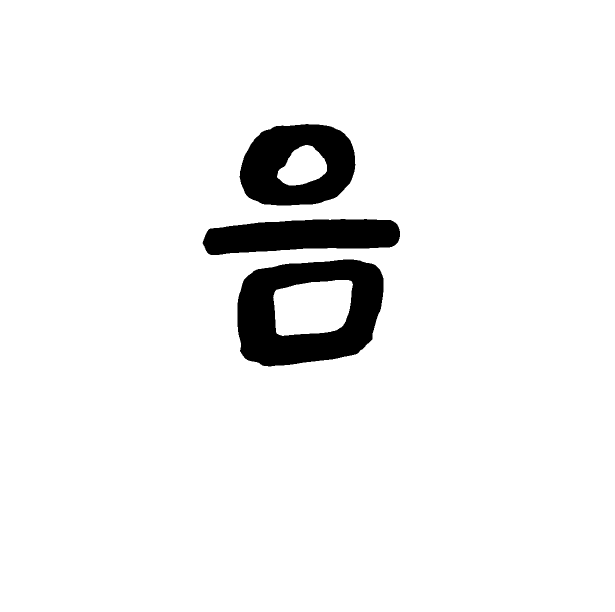
#> input picture KH_fonts/kh (124).png, 1229 x 1224 px, given in place of check_template_final.jpeg, which was not available (shown at 1/2 size)
$ jupyter execute --allow-errors SVG_TO_HAND_FINAL_FINAL_handwriting_preprocessing-Copy1.ipynb
#> lines starting #> are read from the running program, lines starting #| are printed output that depends on the picture; after the words box and inside, x2 and y2 are one past the last pixel; in counts of white or black regions, pixels touching at a corner belong together
#> further down, pd is the input picture: PIL image 1229x1224 L; 94.3% white; 3 black regions, box (x1, y1, x2, y2) and area: (475, 519, 767, 733) 37888, (479, 248, 711, 411) 25732, (405, 438, 800, 510) 21753
[cell 1]
# -*- coding: utf-8 -*-

from __future__ import print_function
from __future__ import absolute_import

import argparse
import sys
import numpy as np
import os
import glob
import cv2
from PIL import Image
from PIL import ImageDraw
from PIL import ImageFont
from PIL import ImageOps
from PIL import ImageFilter
from PIL import ImageEnhance
from cv2 import bilateralFilter
from pdf2image import convert_from_path
from utils import normalize_image
from matplotlib import pyplot as plt

# 위의 라이브러리 중 1개라도 없을 시 코드 실행 불가능
# 라이브러리 별 버전은 알아서 찾기 바람.
#------------------------------------------------------------------------------------------------------------------------------------------------------------------

def pdf_cropline(img, resize_fix): # pdf를 이미지로 변환 후

#> called with resize_fix = 14000
    img = np.array(img)

    img = img[53:2255, 55:1592]
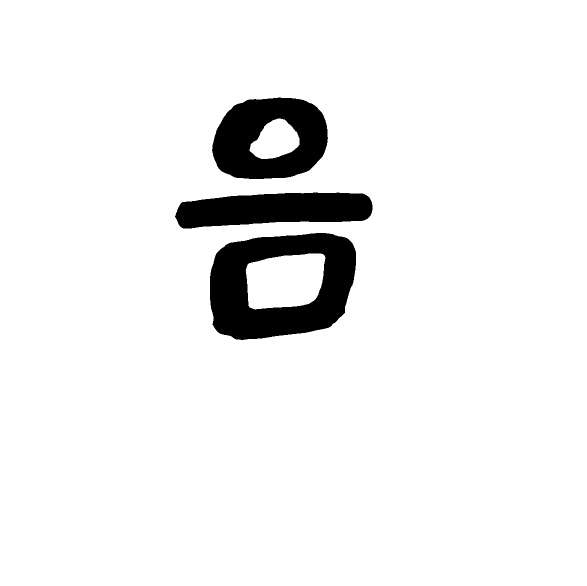
#> img: shape (1171, 1174) (shown at 1/2 size); 93.8% white; 3 black regions, box (x1, y1, x2, y2) and area: (420, 466, 712, 680) 37888, (424, 195, 656, 358) 25732, (350, 385, 745, 457) 21753
#     print(img.shape)
    origin_h, origin_w = img.shape
#> origin_h = 1171; origin_w = 1174
    if origin_h > origin_w:
        resize_w = int(resize_fix * (origin_w/origin_h))
        resize_h = resize_fix
    elif origin_h == origin_w:
        resize_w = resize_fix
        resize_h = resize_fix
    else:
        resize_h = int(resize_fix * (origin_h/origin_w))
#> resize_h = 13964
        resize_w = resize_fix


    img = cv2.resize(img, (resize_w, resize_h), Image.LANCZOS)
    img = Image.fromarray(img).convert('L')
#> img: PIL image 14000x13964 L

    return img


# [113 lines left out: functions crop_fontline4, crop_fontline1, add_padding, rgbtogray, enhanc, not called in this run]

#> (a cell that did not finish here is left out)

[cell 3]
pd = Image.open('check_template_final.jpeg')
# plt.imshow(pd)
# pd.size
pd =pdf_cropline(pd, 14000)
pd =np.array(pd)
pd = np.where(np.sum(pd , axis=0) == 0 , 255 , pd)
pdf = Image.fromarray(pd.astype(np.uint8))
print(pdf.size)
#| (14000, 13964)
pdf.save('pdf_check7.png')

# pd.size
# plt.imshow(pd)

# pd.save('pdf_check6.png')


$ run again, on KH_fonts/kh (52).png
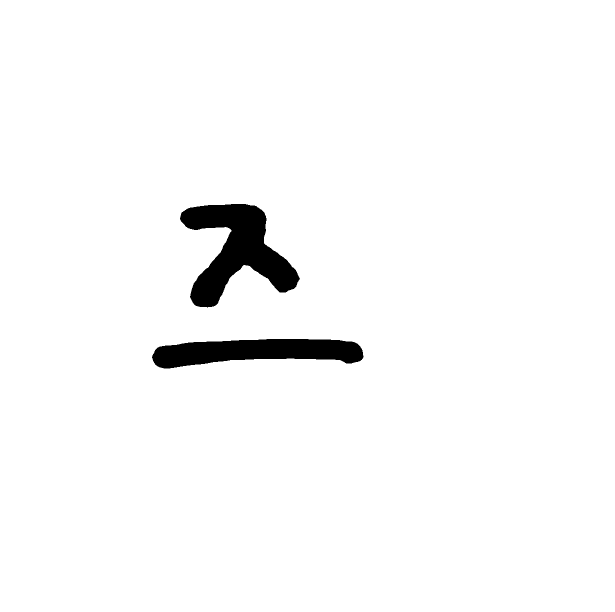
#> input picture KH_fonts/kh (52).png, 1229 x 1224 px, given in place of check_template_final.jpeg, which was not available (shown at 1/2 size)
#> pd is the input picture: PIL image 1229x1224 L; 97.3% white; 2 black regions, box (x1, y1, x2, y2) and area: (360, 408, 600, 615) 23338, (304, 678, 727, 737) 17016
#> in pdf_cropline, `img = img[53:2255, 55:1592]`:
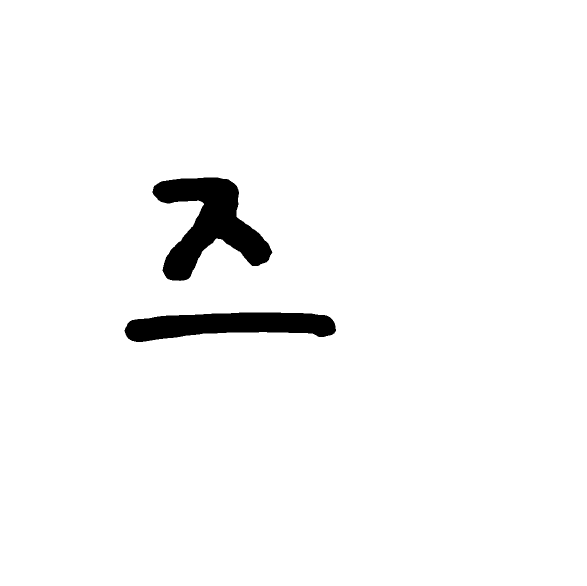
#> img: shape (1171, 1174) (shown at 1/2 size); 97.1% white; 2 black regions, box (x1, y1, x2, y2) and area: (305, 355, 545, 562) 23338, (249, 625, 672, 684) 17016
#| (14000, 13964)

$ run again, on KH_fonts/kh (57).png
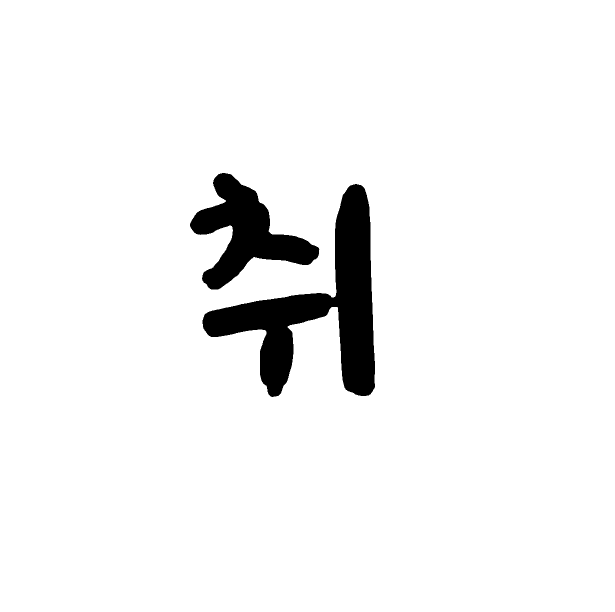
#> input picture KH_fonts/kh (57).png, 1229 x 1224 px, given in place of check_template_final.jpeg, which was not available (shown at 1/2 size)
#> pd is the input picture: PIL image 1229x1224 L; 95.1% white; 2 black regions, box (x1, y1, x2, y2) and area: (405, 368, 750, 794) 48907, (380, 346, 639, 579) 24250
#> in pdf_cropline, `img = img[53:2255, 55:1592]`:
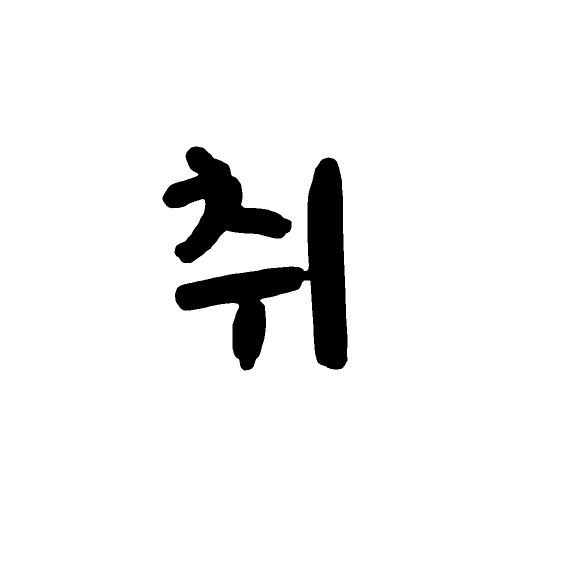
#> img: shape (1171, 1174) (shown at 1/2 size); 94.7% white; 2 black regions, box (x1, y1, x2, y2) and area: (350, 315, 695, 741) 48907, (325, 293, 584, 526) 24250
#| (14000, 13964)
